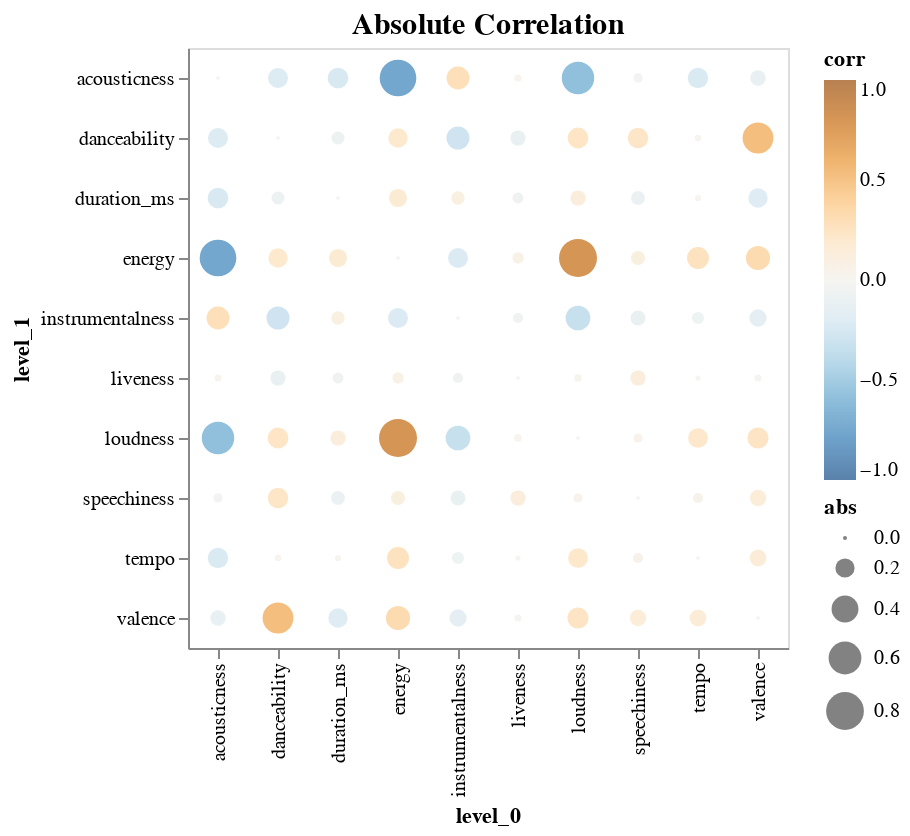

Source (notebook cell):
### Code cell
# absolute 상관관계(spearman) 시각화
corr_df = df.corr('spearman').stack().reset_index(name='corr')
corr_df.loc[corr_df['corr'] == 1, 'corr'] = 0  # Remove diagonal
corr_df['abs'] = corr_df['corr'].abs()

alt.Chart(corr_df).mark_circle().encode(
    x='level_0',
    y='level_1',
    size='abs',
    color=alt.Color('corr', scale=alt.Scale(scheme='blueorange', domain=(-1, 1)))
).properties(
    title={'text': 'Absolute Correlation', 'fontSize': 15},
    width=300,  
    height=300  
)

### Figure 1 — Vega-Lite specification as saved in the notebook (floating-point values rounded to 4 significant figures)
{"config": {"view": {"continuousWidth": 300, "continuousHeight": 300}}, "data": {"name": "data-ee4a13b9040e9a9f931cded80a923a73"}, "mark": {"type": "circle"}, "encoding": {"color": {"field": "corr", "scale": {"domain": [-1, 1], "scheme": "blueorange"}, "type": "quantitative"}, "size": {"field": "abs", "type": "quantitative"}, "x": {"field": "level_0", "type": "nominal"}, "y": {"field": "level_1", "type": "nominal"}}, "height": 300, "title": {"text": "Absolute Correlation", "fontSize": 15}, "width": 300, "$schema": "https://vega.github.io/schema/vega-lite/v5.8.0.json", "datasets": {"data-ee4a13b9040e9a9f931cded80a923a73": [{"level_0": "acousticness", "level_1": "acousticness", "corr": 0.0, "abs": 0.0}, {"level_0": "acousticness", "level_1": "danceability", "corr": -0.2169, "abs": 0.2169}, {"level_0": "acousticness", "level_1": "duration_ms", "corr": -0.2339, "abs": 0.2339}, {"level_0": "acousticness", "level_1": "energy", "corr": -0.751, "abs": 0.751}, {"level_0": "acousticness", "level_1": "instrumentalness", "corr": 0.2892, "abs": 0.2892}, {"level_0": "acousticness", "level_1": "liveness", "corr": 0.01989, "abs": 0.01989}, {"level_0": "acousticness", "level_1": "loudness", "corr": -0.587, "abs": 0.587}, {"level_0": "acousticness", "level_1": "speechiness", "corr": -0.03994, "abs": 0.03994}, {"level_0": "acousticness", "level_1": "tempo", "corr": -0.2278, "abs": 0.2278}, {"level_0": "acousticness", "level_1": "valence", "corr": -0.1267, "abs": 0.1267}, {"level_0": "danceability", "level_1": "acousticness", "corr": -0.2169, "abs": 0.2169}, {"level_0": "danceability", "level_1": "danceability", "corr": 0.0, "abs": 0.0}, {"level_0": "danceability", "level_1": "duration_ms", "corr": -0.08655, "abs": 0.08655}, {"level_0": "danceability", "level_1": "energy", "corr": 0.2026, "abs": 0.2026}, {"level_0": "danceability", "level_1": "instrumentalness", "corr": -0.2908, "abs": 0.2908}, {"level_0": "danceability", "level_1": "liveness", "corr": -0.1218, "abs": 0.1218}, {"level_0": "danceability", "level_1": "loudness", "corr": 0.2347, "abs": 0.2347}, {"level_0": "danceability", "level_1": "speechiness", "corr": 0.2299, "abs": 0.2299}, {"level_0": "danceability", "level_1": "tempo", "corr": 0.01493, "abs": 0.01493}, {"level_0": "danceability", "level_1": "valence", "corr": 0.529, "abs": 0.529}, {"level_0": "duration_ms", "level_1": "acousticness", "corr": -0.2339, "abs": 0.2339}, {"level_0": "duration_ms", "level_1": "danceability", "corr": -0.08655, "abs": 0.08655}, {"level_0": "duration_ms", "level_1": "duration_ms", "corr": 0.0, "abs": 0.0}, {"level_0": "duration_ms", "level_1": "energy", "corr": 0.1775, "abs": 0.1775}, {"level_0": "duration_ms", "level_1": "instrumentalness", "corr": 0.09176, "abs": 0.09176}, {"level_0": "duration_ms", "level_1": "liveness", "corr": -0.05834, "abs": 0.05834}, {"level_0": "duration_ms", "level_1": "loudness", "corr": 0.122, "abs": 0.122}, {"level_0": "duration_ms", "level_1": "speechiness", "corr": -0.09986, "abs": 0.09986}, {"level_0": "duration_ms", "level_1": "tempo", "corr": 0.01286, "abs": 0.01286}, {"level_0": "duration_ms", "level_1": "valence", "corr": -0.2042, "abs": 0.2042}, {"level_0": "energy", "level_1": "acousticness", "corr": -0.751, "abs": 0.751}, {"level_0": "energy", "level_1": "danceability", "corr": 0.2026, "abs": 0.2026}, {"level_0": "energy", "level_1": "duration_ms", "corr": 0.1775, "abs": 0.1775}, {"level_0": "energy", "level_1": "energy", "corr": 0.0, "abs": 0.0}, {"level_0": "energy", "level_1": "instrumentalness", "corr": -0.2189, "abs": 0.2189}, {"level_0": "energy", "level_1": "liveness", "corr": 0.06483, "abs": 0.06483}, {"level_0": "energy", "level_1": "loudness", "corr": 0.8082, "abs": 0.8082}, {"level_0": "energy", "level_1": "speechiness", "corr": 0.1028, "abs": 0.1028}, {"level_0": "energy", "level_1": "tempo", "corr": 0.2622, "abs": 0.2622}, {"level_0": "energy", "level_1": "valence", "corr": 0.3236, "abs": 0.3236}, {"level_0": "instrumentalness", "level_1": "acousticness", "corr": 0.2892, "abs": 0.2892}, {"level_0": "instrumentalness", "level_1": "danceability", "corr": -0.2908, "abs": 0.2908}, {"level_0": "instrumentalness", "level_1": "duration_ms", "corr": 0.09176, "abs": 0.09176}, {"level_0": "instrumentalness", "level_1": "energy", "corr": -0.2189, "abs": 0.2189}, {"level_0": "instrumentalness", "level_1": "instrumentalness", "corr": 0.0, "abs": 0.0}, {"level_0": "instrumentalness", "level_1": "liveness", "corr": -0.04989, "abs": 0.04989}, {"level_0": "instrumentalness", "level_1": "loudness", "corr": -0.3364, "abs": 0.3364}, {"level_0": "instrumentalness", "level_1": "speechiness", "corr": -0.1177, "abs": 0.1177}, {"level_0": "instrumentalness", "level_1": "tempo", "corr": -0.07415, "abs": 0.07415}, {"level_0": "instrumentalness", "level_1": "valence", "corr": -0.1602, "abs": 0.1602}, {"level_0": "liveness", "level_1": "acousticness", "corr": 0.01989, "abs": 0.01989}, {"level_0": "liveness", "level_1": "danceability", "corr": -0.1218, "abs": 0.1218}, {"level_0": "liveness", "level_1": "duration_ms", "corr": -0.05834, "abs": 0.05834}, {"level_0": "liveness", "level_1": "energy", "corr": 0.06483, "abs": 0.06483}, {"level_0": "liveness", "level_1": "instrumentalness", "corr": -0.04989, "abs": 0.04989}, {"level_0": "liveness", "level_1": "liveness", "corr": 0.0, "abs": 0.0}, {"level_0": "liveness", "level_1": "loudness", "corr": 0.02223, "abs": 0.02223}, {"level_0": "liveness", "level_1": "speechiness", "corr": 0.1221, "abs": 0.1221}, {"level_0": "liveness", "level_1": "tempo", "corr": -0.005885, "abs": 0.005885}, {"level_0": "liveness", "level_1": "valence", "corr": -0.01991, "abs": 0.01991}, {"level_0": "loudness", "level_1": "acousticness", "corr": -0.587, "abs": 0.587}, {"level_0": "loudness", "level_1": "danceability", "corr": 0.2347, "abs": 0.2347}, {"level_0": "loudness", "level_1": "duration_ms", "corr": 0.122, "abs": 0.122}, {"level_0": "loudness", "level_1": "energy", "corr": 0.8082, "abs": 0.8082}, {"level_0": "loudness", "level_1": "instrumentalness", "corr": -0.3364, "abs": 0.3364}, {"level_0": "loudness", "level_1": "liveness", "corr": 0.02223, "abs": 0.02223}, {"level_0": "loudness", "level_1": "loudness", "corr": 0.0, "abs": 0.0}, {"level_0": "loudness", "level_1": "speechiness", "corr": 0.03809, "abs": 0.03809}, {"level_0": "loudness", "level_1": "tempo", "corr": 0.2111, "abs": 0.2111}, {"level_0": "loudness", "level_1": "valence", "corr": 0.2431, "abs": 0.2431}, {"level_0": "speechiness", "level_1": "acousticness", "corr": -0.03994, "abs": 0.03994}, {"level_0": "speechiness", "level_1": "danceability", "corr": 0.2299, "abs": 0.2299}, {"level_0": "speechiness", "level_1": "duration_ms", "corr": -0.09986, "abs": 0.09986}, {"level_0": "speechiness", "level_1": "energy", "corr": 0.1028, "abs": 0.1028}, {"level_0": "speechiness", "level_1": "instrumentalness", "corr": -0.1177, "abs": 0.1177}, {"level_0": "speechiness", "level_1": "liveness", "corr": 0.1221, "abs": 0.1221}, {"level_0": "speechiness", "level_1": "loudness", "corr": 0.03809, "abs": 0.03809}, {"level_0": "speechiness", "level_1": "speechiness", "corr": 0.0, "abs": 0.0}, {"level_0": "speechiness", "level_1": "tempo", "corr": 0.04851, "abs": 0.04851}, {"level_0": "speechiness", "level_1": "valence", "corr": 0.1422, "abs": 0.1422}, {"level_0": "tempo", "level_1": "acousticness", "corr": -0.2278, "abs": 0.2278}, {"level_0": "tempo", "level_1": "danceability", "corr": 0.01493, "abs": 0.01493}, {"level_0": "tempo", "level_1": "duration_ms", "corr": 0.01286, "abs": 0.01286}, {"level_0": "tempo", "level_1": "energy", "corr": 0.2622, "abs": 0.2622}, {"level_0": "tempo", "level_1": "instrumentalness", "corr": -0.07415, "abs": 0.07415}, {"level_0": "tempo", "level_1": "liveness", "corr": -0.005885, "abs": 0.005885}, {"level_0": "tempo", "level_1": "loudness", "corr": 0.2111, "abs": 0.2111}, {"level_0": "tempo", "level_1": "speechiness", "corr": 0.04851, "abs": 0.04851}, {"level_0": "tempo", "level_1": "tempo", "corr": 0.0, "abs": 0.0}, {"level_0": "tempo", "level_1": "valence", "corr": 0.1488, "abs": 0.1488}, {"level_0": "valence", "level_1": "acousticness", "corr": -0.1267, "abs": 0.1267}, {"level_0": "valence", "level_1": "danceability", "corr": 0.529, "abs": 0.529}, {"level_0": "valence", "level_1": "duration_ms", "corr": -0.2042, "abs": 0.2042}, {"level_0": "valence", "level_1": "energy", "corr": 0.3236, "abs": 0.3236}, {"level_0": "valence", "level_1": "instrumentalness", "corr": -0.1602, "abs": 0.1602}, {"level_0": "valence", "level_1": "liveness", "corr": -0.01991, "abs": 0.01991}, {"level_0": "valence", "level_1": "loudness", "corr": 0.2431, "abs": 0.2431}, {"level_0": "valence", "level_1": "speechiness", "corr": 0.1422, "abs": 0.1422}, {"level_0": "valence", "level_1": "tempo", "corr": 0.1488, "abs": 0.1488}, {"level_0": "valence", "level_1": "valence", "corr": 0.0, "abs": 0.0}]}}
